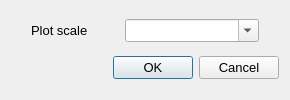
<?xml version="1.0" encoding="UTF-8"?>
<ui version="4.0">
 <class>PlotScale_Dialog</class>
 <widget class="QDialog" name="PlotScale_Dialog">
  <property name="geometry">
   <rect>
    <x>0</x>
    <y>0</y>
    <width>290</width>
    <height>100</height>
   </rect>
  </property>
  <property name="minimumSize">
   <size>
    <width>290</width>
    <height>100</height>
   </size>
  </property>
  <property name="maximumSize">
   <size>
    <width>290</width>
    <height>100</height>
   </size>
  </property>
  <property name="font">
   <font>
    <pointsize>10</pointsize>
   </font>
  </property>
  <property name="windowTitle">
   <string>Change View Plot Scale</string>
  </property>
  <layout class="QVBoxLayout" name="verticalLayout">
   <item>
    <layout class="QHBoxLayout" name="horizontalLayout">
     <item>
      <spacer name="horizontalSpacer_3">
       <property name="orientation">
        <enum>Qt::Horizontal</enum>
       </property>
       <property name="sizeType">
        <enum>QSizePolicy::Fixed</enum>
       </property>
       <property name="sizeHint" stdset="0">
        <size>
         <width>20</width>
         <height>20</height>
        </size>
       </property>
      </spacer>
     </item>
     <item alignment="Qt::AlignLeft">
      <widget class="QLabel" name="label_6">
       <property name="font">
        <font>
         <pointsize>10</pointsize>
        </font>
       </property>
       <property name="text">
        <string>Plot scale</string>
       </property>
       <property name="alignment">
        <set>Qt::AlignLeading|Qt::AlignLeft|Qt::AlignVCenter</set>
       </property>
      </widget>
     </item>
     <item>
      <widget class="QComboBox" name="_100">
       <property name="minimumSize">
        <size>
         <width>134</width>
         <height>0</height>
        </size>
       </property>
       <property name="editable">
        <bool>true</bool>
       </property>
      </widget>
     </item>
     <item>
      <spacer name="horizontalSpacer_2">
       <property name="orientation">
        <enum>Qt::Horizontal</enum>
       </property>
       <property name="sizeType">
        <enum>QSizePolicy::Fixed</enum>
       </property>
       <property name="sizeHint" stdset="0">
        <size>
         <width>20</width>
         <height>20</height>
        </size>
       </property>
      </spacer>
     </item>
    </layout>
   </item>
   <item>
    <layout class="QHBoxLayout" name="horizontalLayout_2">
     <item>
      <spacer name="horizontalSpacer">
       <property name="orientation">
        <enum>Qt::Horizontal</enum>
       </property>
       <property name="sizeHint" stdset="0">
        <size>
         <width>40</width>
         <height>20</height>
        </size>
       </property>
      </spacer>
     </item>
     <item>
      <widget class="QPushButton" name="_1">
       <property name="text">
        <string>OK</string>
       </property>
       <property name="default">
        <bool>true</bool>
       </property>
      </widget>
     </item>
     <item>
      <widget class="QPushButton" name="_2">
       <property name="text">
        <string>Cancel</string>
       </property>
       <property name="autoDefault">
        <bool>false</bool>
       </property>
      </widget>
     </item>
    </layout>
   </item>
  </layout>
 </widget>
 <resources/>
 <connections/>
</ui>
